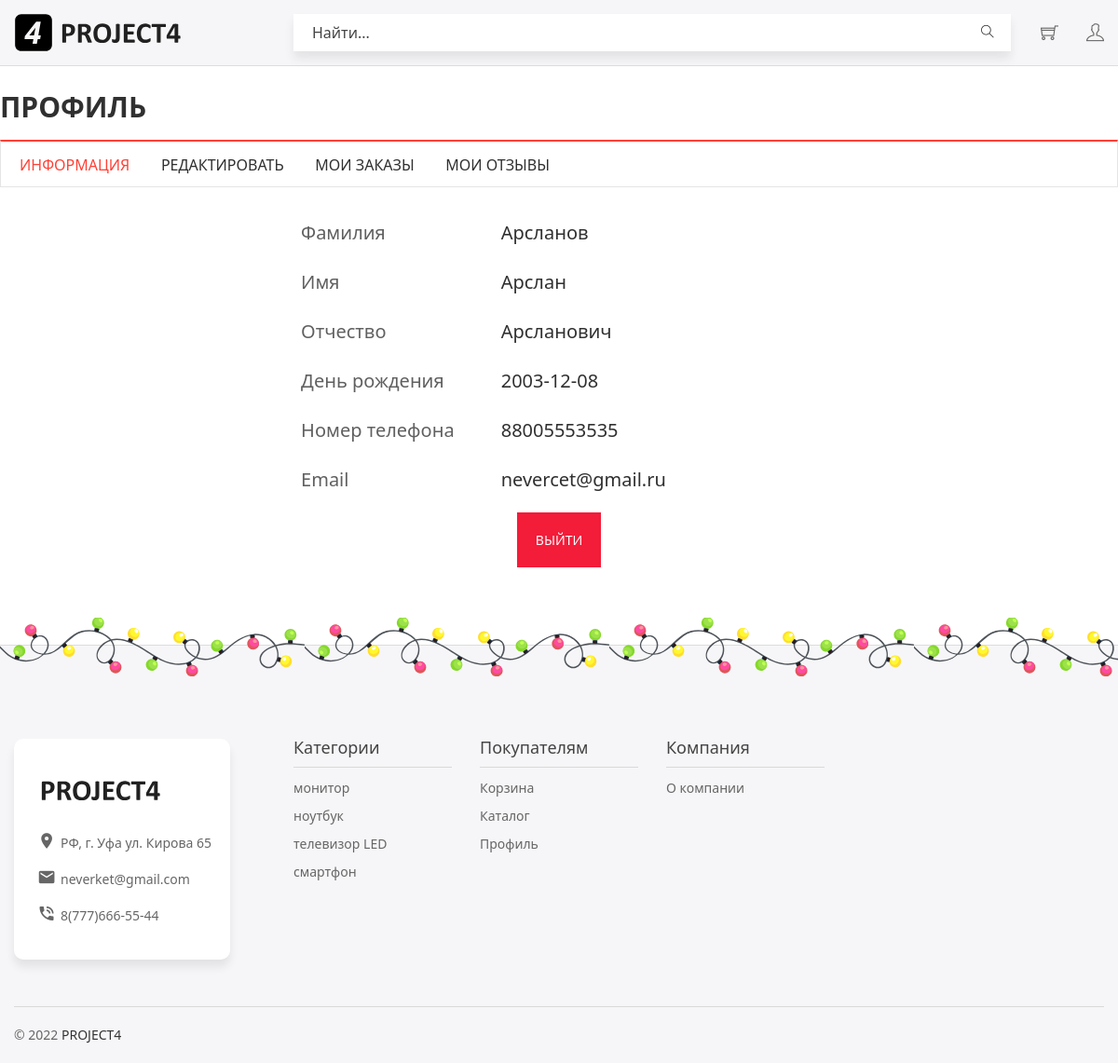
/Project/profile.php (signed in), run on the app's committed database.
### tables this page shows
CREATE TABLE `users` (
  `idUsers` int NOT NULL,
  `SurnameUser` varchar(45) NOT NULL,
  `NameUser` varchar(45) NOT NULL,
  `LastnameUser` varchar(45) DEFAULT NULL,
  `BirthDay` date NOT NULL,
  `Email` varchar(45) NOT NULL,
  `TelNumber` varchar(20) NOT NULL,
  `Password` varchar(45) NOT NULL,
  `IdRole` int DEFAULT NULL
);

CREATE TABLE `category` (
  `IdCategory` int NOT NULL,
  `NameCategory` varchar(45) NOT NULL
);

### Project/profile.php (the view, shortened to what this page needs)
<?php
require "connectDB.php";
if (isset($_SESSION['idUsers'])) {
    $query = 'select * from `users` where idUsers = ' . $_SESSION["idUsers"];
    $result = mysqli_query($db, $query);
    $user = mysqli_fetch_row($result);
?>
    <!doctype html>
    <html class="no-js" lang="en">
    <head>
        <link rel="stylesheet" href="css/bootstrap.min.css">
        <link rel="stylesheet" href="css/owl.carousel.min.css">
        <link rel="stylesheet" href="css/owl.theme.default.min.css">
        <link rel="stylesheet" href="css/core.css">
        <link rel="stylesheet" href="css/shortcode/shortcodes.css">
        <link rel="stylesheet" href="style.css">
        <link rel="stylesheet" href="css/responsive.css">
        <link rel="stylesheet" href="css/custom.css">
    </head>
    <body class="search__box__show__hide">
        <div class="wrapper fixed__footer">
            <? include('components/header.php'); ?>
            <section class="bg__white ptb--100">
                <div class="container">
                    <div class="row">
                        <?
                        if (isset($_SESSION['idUsers'])) { ?>
                            <h2 class="section-title-3 pb--20">Профиль</h2>
                            <div class="product-style-tab">
                                <div class="product-tab-list">
                                    <ul class="tab-style" role="tablist">
                                        <li class="active">
                                            <a href="#info" data-toggle="tab">
                                                <div class="tab-menu-text">
                                                    <h4>Информация </h4>
                                                </div>
                                            </a>
                                        </li>
                                        <li>
                                            <a href="#edit" data-toggle="tab">
                                                <div class="tab-menu-text">
                                                    <h4>Редактировать </h4>
                                                </div>
                                            </a>
                                        </li>
                                        <li>
                                            <a href="#orders" data-toggle="tab">
                                                <div class="tab-menu-text">
                                                    <h4>Мои заказы</h4>
                                                </div>
                                            </a>
                                        </li>
                                        <li>
                                            <a href="#comments" data-toggle="tab">
                                                <div class="tab-menu-text">
                                                    <h4>Мои отзывы</h4>
                                                </div>
                                            </a>
                                        </li>
                                    </ul>
                                </div>
                                <div class="tab-content another-product-style jump pt--20">
                                    <div class="tab-pane active" id="info">
                                        <div class="row">
                                            <div class="col-md-6 col-md-offset-3">
                                                <div role="tabpanel" class="single__tabs__panel tab-pane fade active in">
                                                    <form class="сharacteristics_list" method="post">
                                                        <div class="сharacteristic_row">
                                                            <div class="сharacteristic_name vert-middle">Фамилия</div>
                                                            <div class="сharacteristic_value wide"><?= $user[1] ?></div>
                                                        </div>
                                                        <div class="сharacteristic_row">
                                                            <div class="сharacteristic_name vert-middle">Имя</div>
                                                            <div class="сharacteristic_value wide"><?= $user[2] ?></div>
                                                        </div>
                                                        <div class="сharacteristic_row">
                                                            <div class="сharacteristic_name vert-middle">Отчество</div>
                                                            <div class="сharacteristic_value wide"><?= $user[3] ?></div>
                                                        </div>
                                                        <div class="сharacteristic_row">
                                                            <div class="сharacteristic_name vert-middle">День рождения</div>
                                                            <div class="сharacteristic_value wide"><?= $user[4] ?></div>
                                                        </div>
                                                        <div class="сharacteristic_row">
                                                            <div class="сharacteristic_name vert-middle">Номер телефона</div>
                                                            <div class="сharacteristic_value wide"><?= $user[6] ?></div>
                                                        </div>
                                                        <div class="сharacteristic_row">
                                                            <div class="сharacteristic_name vert-middle">Email</div>
                                                            <div class="сharacteristic_value wide"><?= $user[5] ?></div>
                                                        </div>
                                                    </form>
                                                    <br>
                                                    <div class="htc__login__btn red">
                                                        <a class="p--20 btn-red" href="exit.php">ВЫЙТИ</a>
                                                    </div>
                                                </div>
                                            </div>
                                        </div>
                                    </div>
                                </div>
                            </div>
                        <? } else {
                            header("Location: login-register.php");
                        } ?>
                    </div>
                </div>
            </section>
            <? include('components/footer.php'); ?>
        </div>
    </body>
    </html>
<? session_write_close();
} else {
    session_write_close();
    header("Location: login-register.php");
}; ?>

### Project/components/header.php (shortened to what this page needs)
<header id="header" class="htc-header header--3 bg__white">
   <div id="sticky-header-with-topbar" class="mainmenu__area sticky__header scroll-header">
        <div class="container">
            <div class="row">
                <div class="col-md-3 col-lg-3 col-sm-6 col-xs-6">
                    <div class="logo">
                        <a href="index.php">
                            <img src="images/logo/logo2.svg" alt="logo">
                            <img src="images/logo/project4.svg" alt="logo">
                        </a>
                    </div>
                </div>
                    <div class="col-md-8 col-lg-8" >
                        <div class="search__area">
                            <div class="search__inner">
                                <form action="catalog.php?" method="get">
                                    <input placeholder="Найти... " type="text" name="search">
                                    <button type="submit"><span class="ti-search"></span></button>
                                </form>
                            </div>
                        </div>
                    </div>
                <div class="col-md-1 col-lg-1 col-sm-6 col-xs-6">
                    <ul class="menu-extra">
                        <li><a href="cart.php"><span class="ti-shopping-cart"></span></a></li>
                        <?
                        if (isset($_SESSION['idUsers'])) { ?>
                            <li><a href="profile.php"><span class="ti-user"></span></a></li>
                        <? } else { ?>
                            <li><a href="login-register.php"><span class="ti-user"></span></a></li>
                        <? }
                        ?>
                    </ul>
                </div>
            </div>
        </div>
    </div>
</header>

### Project/components/footer.php
<footer>
    <div class="container">
        <div class="row">
            <div class="footer__container clearfix">
                <div class="col-md-4 col-lg-3 col-sm-5">
                    <div class="ft__widget separate-window">
                        <div class="ft__logo">
                            <a href="/images/dev_profiles/adun.gif">
                                <img src="images/logo/project4.svg" alt="footer logo">
                            </a>
                        </div>
                        <div class="footer-address">
                            <ul>
                                <li>
                                    <div class="address-icon">
                                        <i class="zmdi zmdi-pin"></i>
                                    </div>
                                    <div class="address-text">
                                        <p>РФ, г. Уфа ул. Кирова 65</p>
                                    </div>
                                </li>
                                <li>
                                    <div class="address-icon">
                                        <i class="zmdi zmdi-email"></i>
                                    </div>
                                    <div class="address-text">
                                        <a href="#"> neverket@gmail.com</a>
                                    </div>
                                </li>
                                <li>
                                    <div class="address-icon">
                                        <i class="zmdi zmdi-phone-in-talk"></i>
                                    </div>
                                    <div class="address-text">
                                        <p>8(777)666-55-44 </p>
                                    </div>
                                </li>
                            </ul>
                        </div>
                    </div>
                </div>
                <div class="col-md-3 col-lg-2 col-sm-6 smt-30 xmt-30">
                    <div class="ft__widget">
                        <h2 class="ft__title">Категории</h2>
                        <ul class="footer-categories">
                            <?
                            $query = 'select namecategory from category';
                            $result = mysqli_query($db, $query);
                            $final = mysqli_fetch_all($result);
                            foreach ($final as $q) { ?>
                                <li><a href="/catalog.php?category=<?= $q[0] ?>"> <?= $q[0] ?> </a></li>
                            <? } ?>
                        </ul>
                    </div>
                </div>
                <div class="col-md-3 col-lg-2 col-sm-6 smt-30 xmt-30">
                    <div class="ft__widget">
                        <h2 class="ft__title">Покупателям</h2>
                        <ul class="footer-categories">
                            <li><a href="cart.php">Корзина</a></li>
                            <li><a href="catalog.php">Каталог</a></li>
                            <li><a href="profile.php">Профиль</a></li>
                        </ul>
                    </div>
                </div>
                <div class="col-md-3 col-lg-2 col-sm-6 smt-30 xmt-30">
                    <div class="ft__widget">
                        <h2 class="ft__title">Компания</h2>
                        <ul class="footer-categories">
                            <li><a href="about.php">О компании</a></li>
                        </ul>
                    </div>
                </div>
            </div>
        </div>
        <div class="htc__copyright__area">
            <div class="row">
                <div class="col-md-12 col-lg-12 col-sm-12 col-xs-12">
                    <div class="copyright__inner">
                        <div class="copyright">
                            <p>© 2022 <a href="index.php">PROJECT4</a></p>
                        </div>
                    </div>
                </div>
            </div>
        </div>
    </div>
</footer>

### Project/css/shortcode/default.css (style rules this page uses)
*, h1, h2, h3, h4, h5, h6, p, ul, a { margin: 0; padding: 0; }
html { font-size: 100%; }
body { font-family: 'Noto Sans', sans-serif; color: #303030; font-weight: 400; font-size: 14px; line-height: 24px; -webkit-font-smoothing: antialiased; -moz-osx-font-smoothing: grayscale; }
p { font-family: 'Noto Sans', sans-serif; color: #303030; font-weight: 400; font-size: 14px; line-height: 24px; }
h1, h2, h3, h4, h5, h6, .h1, .h2, .h3, .h4, .h5, .h6 { font-family: 'Noto Sans', sans-serif; color: #303030; font-weight: 400; font-variant-ligatures: common-ligatures; margin-top: 0; margin-bottom: 0; }
h2, .h2 { font-size: 30px; font-weight: 400; }
h4, .h4 { font-size: 14px; font-weight: 400; }
ul, ol { list-style: none; }
a { color: #333; }
body { overflow-x: hidden; }
a, .btn { -webkit-transition: all 0.3s ease-out 0s; -moz-transition: all 0.3s ease-out 0s; -ms-transition: all 0.3s ease-out 0s; -o-transition: all 0.3s ease-out 0s; transition: all 0.3s ease-out 0s; }
input, select, textarea { -webkit-transition: all 0.5s ease-out 0s; -moz-transition: all 0.5s ease-out 0s; -ms-transition: all 0.5s ease-out 0s; -o-transition: all 0.5s ease-out 0s; transition: all 0.5s ease-out 0s; }
img, .img { max-width: 100%; transition: all 0.3s ease-out 0s; }
p + img, img:last-child { margin-bottom: 0; }
body { background: #fff; }
.bg__white { background: #fff; }
input[type=text], input[type=email], input[type=password] { width: 100%; }
.pt--20 { padding-top: 20px }
.pb--20 { padding-bottom: 20px }
.ptb--100 { padding: 100px 0 }

### Project/css/shortcode/footer.css (style rules this page uses)
footer { border-top: 1px solid rgba(0, 0, 0, 0.1); background-color: rgba(246, 246, 248, 0.9); }
.footer__container { padding-bottom: 50px; padding-top: 100px; }
.htc__copyright__area { border-top: 1px solid #d9d9d9; }
.copyright__inner { align-items: center; display: flex; height: 60px; justify-content: space-between; }
.ft__logo { display: flex; margin-bottom: 10px; }
.ft__logo a img { height: 70px; }
.ft__title { color: #444444; font-size: 18px; font-weight: 500; margin-bottom: 10px; text-transform: capitalize; border-bottom: 1px solid #d9d9d9; padding-bottom: 10px; }
.copyright p { color: #666666; font-size: 14px; }
.footer-address ul li { display: flex; margin-bottom: 15px; overflow: hidden; }
.footer-address ul li .address-text p , .footer-address ul li .address-text a { color: #666666; margin-bottom: 18px; margin: 0; }
.footer-address ul li .address-icon i { color: #666666; font-size: 20px; margin: 0 auto; }
.address-icon { display: inline-block; width: 30px; display: flex; }
.footer-categories li { margin-bottom: 6px; }
.footer-categories li:last-child { margin-bottom: 0px; }
.footer-categories li a { color: #666; }
.copyright a { text-transform: capitalize; }
.separate-window { box-shadow: 0 8px 10px rgb(0 0 0 / 8%); border-radius: 10px; background-color: #fff; padding: 20px; width: fit-content; }

### data on the page
users: SurnameUser "Арсланов", NameUser "Арслан", LastnameUser "Арсланович", BirthDay "2003-12-08", TelNumber "88005553535", Email "nevercet@gmail.ru"
category: NameCategory "монитор"
category: NameCategory "ноутбук"
category: NameCategory "телевизор LED"
category: NameCategory "смартфон"
